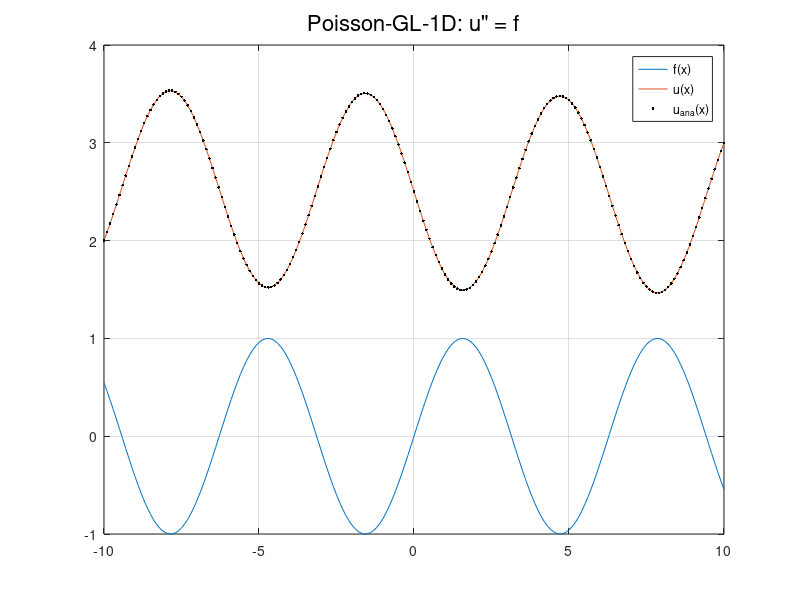

Here is the MATLAB script that generated this plot:
%% Numeriche Stroemungsmechanik
%  FEM - Poisson-GL
%  Numerik von Andreas Malcherek (YouTube)
%  https://www.youtube.com/watch?v=jIIHfpSVRyY&list=PLeJlNT9hA2Pwn8dEA_oJhoD2xEU9iwYMY&index=19

clear all
clc
clf

% field/mesh
xa = -10;
xe = 10;
dx = 0.1;
x = xa:dx:xe;
N = length(x);

% matrices/operators
M = 4*diag(ones(N,1));
D = -2*diag(ones(N,1));
for n = 1:1:N-1
    M(n,n+1) = 1;
    M(n+1,n) = 1;
    D(n,n+1) = 1;
    D(n+1,n) = 1;
end

f = sin(x);
b = M*f'*dx^2/6;
ana = -sin(x)+1/10*(3+sin(10)-2.5)*x+2.5;

% boundary condition - Dirichlet
uL = 2;
uR = 3;
D(1,:) = 0;
D(1,1) = 1;
D(N,:) = 0;
D(N,N) = 1;
b(1) = uL;
b(N) = uR;

% solution
u = D\b;

% plot
plot(x,f)
hold on
plot(x,u)
plot(x,ana,'.k')
legend({'f(x)','u(x)','u_{ana}(x)'},'location','NorthEast')
title({'Poisson-GL-1D: u" = f'},'FontSize',16,'FontWeight','normal')
grid on
